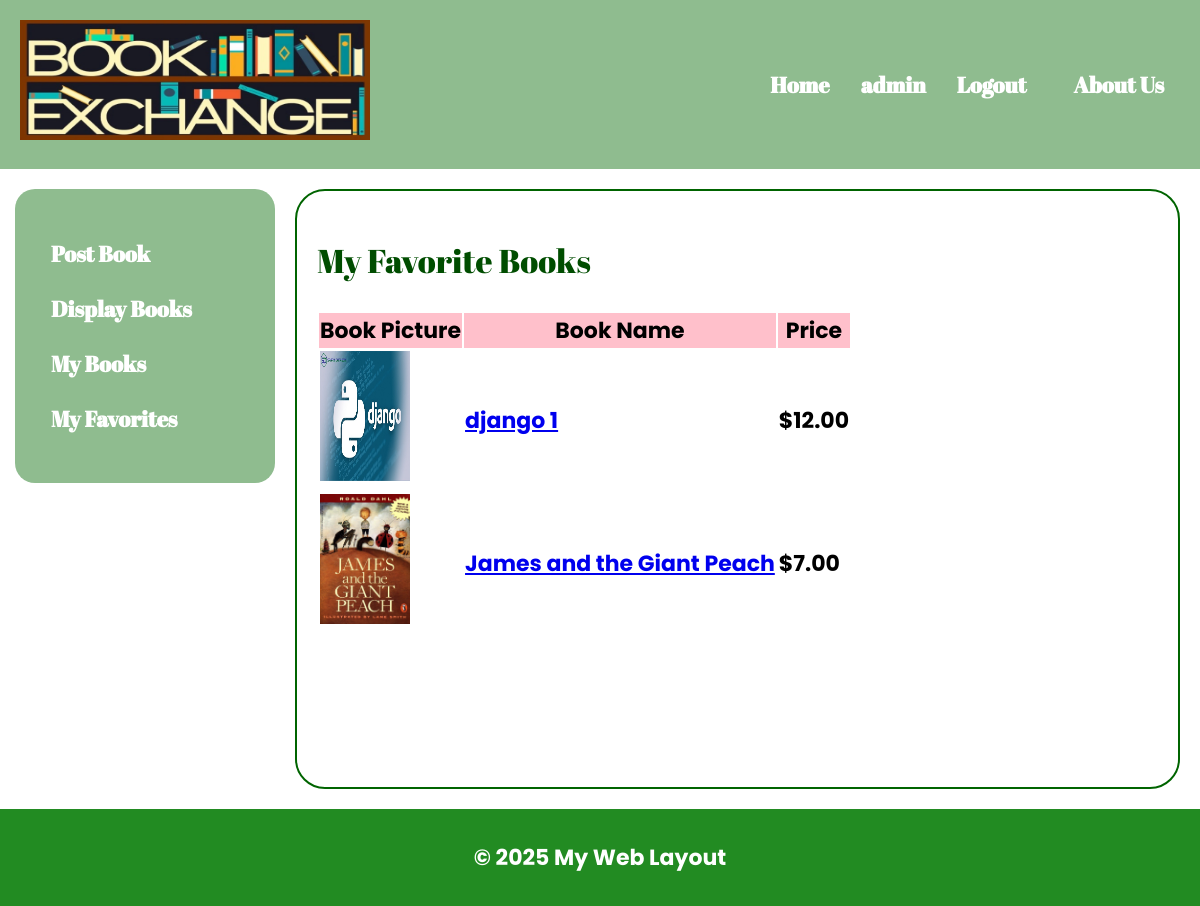
The page /favorites/ (signed in) on the database its author committed.
### bookMng/models.py (models this page shows, shortened)
class MainMenu(models.Model):
    item = models.CharField(max_length=300, unique=True)
    link = models.CharField(max_length=300, unique=True)

class Book(models.Model):
    name = models.CharField(max_length=200)
    web = models.URLField(max_length=300)
    price = models.DecimalField(decimal_places=2, max_digits=8)
    publishdate = models.DateField(auto_now=True)
    picture = models.FileField(upload_to='bookEx/static/uploads')
    pic_path = models.CharField(max_length=300, editable=False, blank=True)
    username = models.ForeignKey(User, blank=True, null=True, on_delete=models.CASCADE)

### bookMng/views.py (the view)
# urls.py: path('favorites/', views.my_favorites, name='my_favorites'),
@login_required(login_url='/accounts/login/')
def my_favorites(request):
    favorites = Favorite.objects.filter(user=request.user).select_related('book')
    books = [fav.book for fav in favorites]
    for b in books:
        b.pic_path = b.picture.url[14:]
    return render(request,
                  'bookMng/my_favorites.html',
                  {
                      'item_list': MainMenu.objects.all(),
                      'books': books
                  })

### bookEx/templates/bookMng/my_favorites.html
{% extends "base.html" %}
{% load static %}
{% block sidenav %}
    {% for item in item_list %}
        <li>
            <a href="{{ item.link }}">{{ item.item }}</a>
        </li>
    {% endfor %}
{% endblock sidenav %}
{% block content %}
    <h2 class="text-center mb-4 text-success">My Favorite Books</h2>
    <div class="table-responsive">
        <table class="table table-hover align-middle shadow rounded-4 overflow-hidden">
            <thead style="background-color: pink;" class="text-dark text-center">
                <tr>
                    <th>Book Picture</th>
                    <th>Book Name</th>
                    <th>Price</th>
                </tr>
            </thead>
            <tbody class="bg-white">
                {% for book in books %}
                    <tr>
                        <td class="text-center">
                            <img src="{% static book.pic_path %}" alt="{{ book.name }}" width="90" height="130" class="rounded shadow-sm border border-dark">
                        </td>
                        <td>
                            <a href="{% url 'book_detail' book.id %}" class="text-decoration-none text-dark fw-bold">
                                {{ book.name }}
                            </a>
                        </td>
                        <td>${{ book.price }}</td>
                    </tr>
                {% endfor %}
            </tbody>
        </table>
    </div>
{% endblock content %}

### bookEx/templates/base.html (shortened to what this page needs)
{% load static %}
<!DOCTYPE html>
<html lang="en">
<head>
    <link rel="stylesheet" href="{% static 'base.css' %}" type="text/css">
    <link rel="stylesheet" href="https://cdnjs.cloudflare.com/ajax/libs/font-awesome/6.5.0/css/all.min.css">
</head>
<body>
    <header>
        <div class="banner">
            <img src="{% static 'book_banner.jpeg' %}" alt="Banner">
        </div>
        <div class="auth-controls">
            <a href="/">Home</a>
            {% if user.is_authenticated %}
                <span style="font-family: 'Abril Fatface', serif; color: white;">{{ user.username }}</span>
                <form action="{% url 'logout' %}?next=/" method="post" style="display:inline;">
                    <button type="submit">Logout</button>
                </form>
            {% else %}
                <span style="font-family: 'Abril Fatface', serif; color: white;">Not Logged In</span>
                <a href="{% url 'login' %}?next=/">Login</a>
            {% endif %}
            <a href="{% url 'about_us' %}" class="about-us-btn">About Us</a>
        </div>
    </header>
    <div class="container">
        <nav class="sidebar">
            <ul>
                {% block sidenav %}{% endblock sidenav %}
            </ul>
        </nav>
        <main class="content">
            {% block content %}
            {% endblock content %}
        </main>
    </div>
    <footer>
        <p>&copy; 2025 My Web Layout</p>
    </footer>
</body>
</html>

### bookEx/static/base.css (style rules this page uses)
body { background: url("/static/forest_gif.gif") no-repeat center fixed; background-size: cover; font-family: 'Poppins', sans-serif; font-size: 22px; margin: 0; padding: 0; font-weight: bold; }
h1, h2, h3, h4, h5, h6, .banner h1 { font-family: 'Abril Fatface', serif; font-weight: normal; color: #004d00; }
header { background-color: darkseagreen; color: white; padding: 20px; position: relative; display: flex; justify-content: space-between; align-items: center; }
.auth-controls { display: flex; gap: 15px; align-items: center; }
.auth-controls a, .auth-controls button, .about-us-btn { color: white; background: none; border: none; font-size: 22px; font-weight: bold; font-family: 'Abril Fatface', serif; text-decoration: none; padding: 8px 16px; border-radius: 50px; transition: background-color 0.3s ease, color 0.3s ease; }
.banner img { height: 120px; width: 350px; }
.container { display: flex; min-height: 80vh; }
.sidebar { background-color: darkseagreen; color: white; width: 220px; padding: 20px; flex-shrink: 0; border-radius: 20px; margin-left: 15px; margin-top: 20px; height: fit-content; }
.sidebar ul { list-style-type: none; padding: 0; }
.sidebar ul li { margin: 10px 0; }
.sidebar ul li a { color: white; text-decoration: none; font-size: 22px; font-family: 'Abril Fatface', serif; border-radius: 50px; padding: 8px 16px; display: inline-block; transition: background-color 0.3s ease; }
.content { flex-grow: 1; padding: 20px; background-color: rgba(255, 255, 255, 0.85); border-radius: 30px; margin: 20px; border: 2px solid darkgreen; }
input[type="submit"], button, .btn { border-radius: 50px !important; padding: 10px 30px; font-size: 18px; font-weight: bold; transition: background-color 0.3s ease; }
footer { background-color: #228B22; color: white; text-align: center; padding: 10px 0; }

### rows shown on the page
MainMenu: item "Post Book"
MainMenu: item "Display Books"
MainMenu: item "My Books"
MainMenu: item "My Favorites"
Book: shows a picture, name "django 1", price "12.00"
Book: shows a picture, name "James and the Giant Peach", price "7.00"

### other values the page prints
{{ user.username }} "admin"
